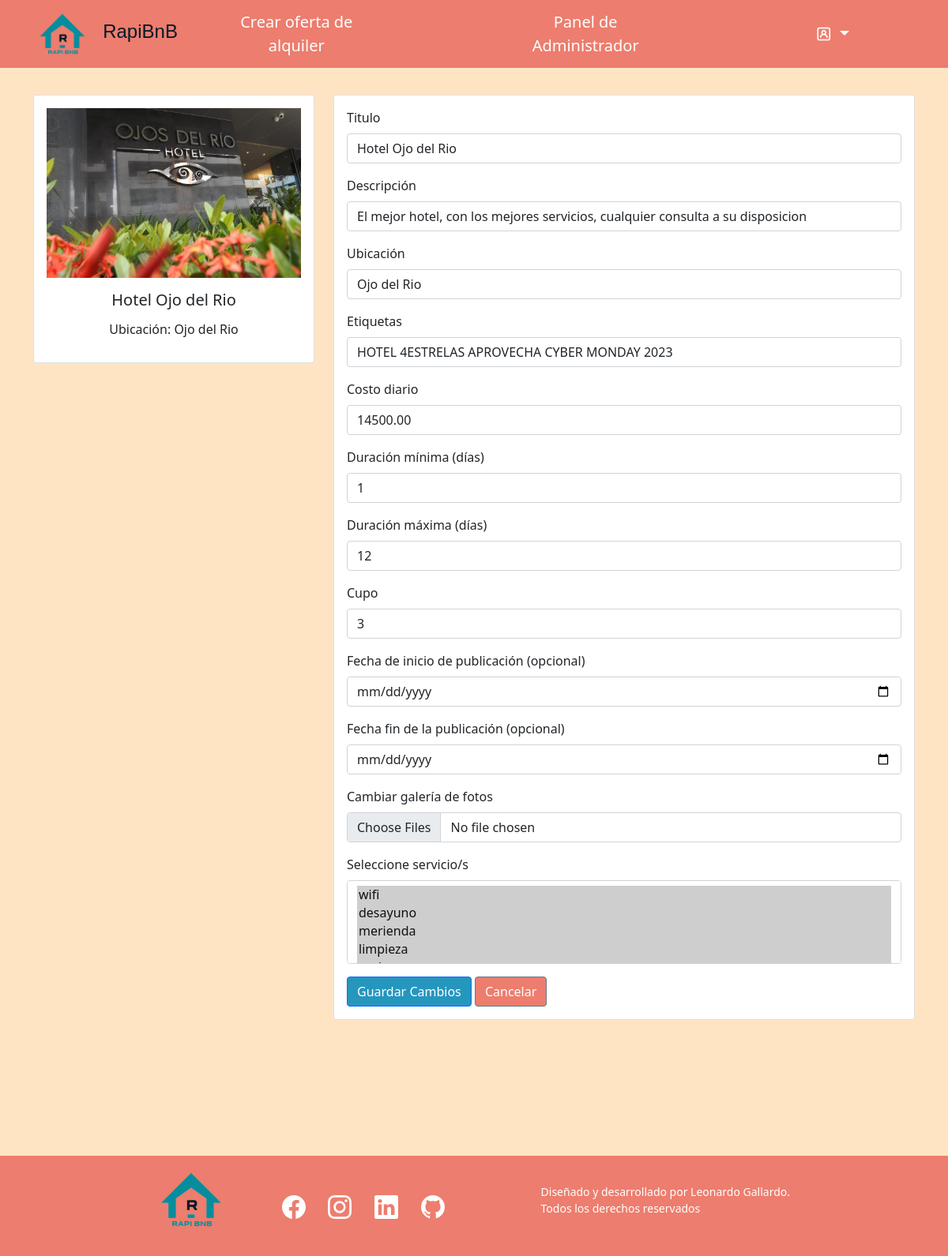
/editarAlquiler.php?id=24 (signed in), run on the app's committed database.
### tables this page shows
CREATE TABLE `alquileres` (
  `ID` int(11) NOT NULL,
  `Titulo` varchar(255) NOT NULL,
  `Descripcion` text DEFAULT NULL,
  `Ubicacion` text DEFAULT NULL,
  `Etiquetas` text DEFAULT NULL,
  `GaleriaFotos` text DEFAULT NULL,
  `ListadoServicios` text DEFAULT NULL,
  `CostoAlquilerPorDia` decimal(10,2) NOT NULL,
  `TiempoMinimoPermanencia` int(11) DEFAULT NULL,
  `TiempoMaximoPermanencia` int(11) DEFAULT NULL,
  `Cupo` int(11) DEFAULT NULL,
  `FechaInicio` date DEFAULT NULL,
  `FechaFin` date DEFAULT NULL,
  `UsuarioID` int(11) DEFAULT NULL,
  `FechaPublicacion` datetime DEFAULT NULL,
  `FechaVisible` datetime DEFAULT NULL,
  `FechaActualizacion` datetime DEFAULT NULL
);

### editarAlquiler.php (the view, shortened to what this page needs)
<?php
require_once 'header.php';
require_once 'config.php';
if (isset($_GET['id'])) {
    $alquiler_id = $_GET['id'];
    $sql = "SELECT * FROM alquileres WHERE ID = $alquiler_id";
    $result = mysqli_query($conexion, $sql);
    if ($result) {
        if (mysqli_num_rows($result) > 0) {
            $row = mysqli_fetch_assoc($result);
            $titulo = $row['Titulo'];
            $descripcion = $row['Descripcion'];
            $ubicacion = $row['Ubicacion'];
            $etiquetas = $row['Etiquetas'];
            $fotos = explode(',', $row['GaleriaFotos']);
            $listado_servicios = $row['ListadoServicios'];
            $costoDiario = $row['CostoAlquilerPorDia'];
            $duracionMinima= $row['TiempoMinimoPermanencia'];
            $duracionMaxima= $row['TiempoMaximoPermanencia'];
            $cupo = $row['Cupo'];
            $fechaInicio=$row['FechaInicio'];
            $fechaFin=$row['FechaFin'];
        }
             }}
            ?>
<div class="container py-5">
    <div class="row">
        <div class="col-lg-4">
            <div class="card mb-4">
                <div class="card-body text-center">
                    <img src="<?php echo $fotos[0]; ?>" alt="avatar" class=" img-fluid" style="width: 400px;">
                    <h5 class="my-3"><?php echo $titulo?></h5>
                    <h6 class="my-3"><?php echo 'Ubicación: '.$ubicacion?></h6>
                </div>
            </div>
        </div>
        <div class="col-lg-8">
            <div class="card mb-4">
                <div class="card-body">
                <form action="guardarAlquilerEditado.php?id=<?php echo $alquiler_id; ?>" method="post" enctype="multipart/form-data">
                        <div class="mb-3">
                            <label for="titulo" class="form-label">Titulo</label>
                            <input type="text" class="form-control" id="titulo" name="titulo" value="<?php echo $titulo; ?>">
                        </div>
                        <div class="mb-3">
                            <label for="descripcion" class="form-label">Descripción</label>
                            <input type="text" class="form-control" id="descripcion" name="descripcion" value="<?php echo $descripcion; ?>">
                        </div>
                        <div class="mb-3">
                            <label for="ubicacion" class="form-label">Ubicación</label>
                            <input type="text" class="form-control" id="ubicacion" name="ubicacion" value="<?php echo $ubicacion; ?>">
                        </div><div class="mb-3">
                            <label for="etiquetas" class="form-label">Etiquetas</label>
                            <input type="text" class="form-control" id="etiquetas" name="etiquetas" value="<?php echo str_replace ("#", "", $etiquetas); ?>">
                        </div>
                        <div class="mb-3">
                            <label for="costo" class="form-label">Costo diario</label>
                            <input type="number" class="form-control" id="costo" name="costo" value="<?php echo $costoDiario; ?>">
                        </div>
                        <div class="mb-3">
                            <label for="diaMinimo" class="form-label"><Datag>Duración mínima (días)</Datag></label>
                            <input type="number" class="form-control" id="diaMinimo" name="diaMinimo" value="<?php echo $duracionMinima; ?>">
                        </div>
                        <div class="mb-3">
                            <label for="diaMaximo" class="form-label">Duración máxima (días)</label>
                            <input type="number" class="form-control" id="diaMaximo" name="diaMaximo" value="<?php echo $duracionMaxima; ?>">
                        </div>
                        <div class="mb-3">
                            <label for="cupo" class="form-label">Cupo</label>
                            <input type="number" class="form-control" id="cupo" name="cupo" value="<?php echo $cupo; ?>">
                        </div>
                        <div class="mb-3">
                        <label for="fechaInicio" class="form-label">Fecha de inicio de publicación (opcional)</label>
                        <?php
                            if ($fechaInicio != null) {
                                echo "<input type='date' class='form-control' id='fechaInicio' name='fechaInicio' value='$fechaInicio'>";
                            } else {
                                echo "<input type='date' class='form-control' id='fechaInicio' name='fechaInicio'>";
                            }
                        ?>
                        </div>
                        <div class="mb-3">
                            <label for="fechaFin" class="form-label">Fecha fin de la publicación (opcional)</label>
                            <?php
                            if ($fechaInicio != null) {
                                echo "<input type='date' class='form-control' id='fechaFin' name='fechaFin' value='$fechaFin'>";
                            } else {
                                echo "<input type='date' class='form-control' id='fechaFin' name='fechaFin'>";
                            }
                        ?>
                        </div>
                        <div class="mb-3">
                            <label for="fotos" class="form-label">Cambiar galería de fotos</label>
                            <input type="file" class="form-control" id="fotos" name="fotos[]" accept="image/*" multiple >
                        </div>
                        <div class="mb-3">
                        <label for="servicios" class="form-label">Seleccione servicio/s</label>
                        <select id="servicios" multiple="multiple" class="form-control" name="servicios[]">
                            <?php
                            $serviciosSeleccionados = explode(',', $listado_servicios);
                            $serviciosDisponibles = array("wifi", "desayuno", "merienda", "limpieza", "cochera");
                            foreach ($serviciosDisponibles as $servicio) {
                                $selected = in_array($servicio, $serviciosSeleccionados) ? 'selected' : '';
                                echo "<option value='$servicio' $selected>$servicio</option>";
                            }
                            ?>
                        </select>
                    </div>
                        <button type="submit" class="btn btn-primary" style="background-color: #2596be;color:white;">Guardar Cambios</button>
                        <a href="perfil.php" class="btn btn-secondary" style="background-color: #ED7D6E; color: white;">Cancelar</a>
                    </form>
                </div>
            </div>
        </div>
    </div>
</div>
<?php
require_once "footer.php";
?>

### estilo/navbar.css (style rules this page uses)
body { background-color: bisque; }

### data on the page
alquileres: GaleriaFotos (picture), Titulo "Hotel Ojo del Rio", Ubicacion "Ojo del Rio", titulo "Hotel Ojo del Rio", descripcion "El mejor hotel, con los mejores servicios, cualquier consulta a su disposicion", ubicacion "Ojo del Rio", etiquetas "HOTEL 4ESTRELAS APROVECHA CYBER MONDAY 2023", costo "14500.00", diaMinimo "1", diaMaximo "12", cupo "3"

### other printed values
form field value "wifi ☑ / desayuno ☑ / merienda ☑ / limpieza ☑"
